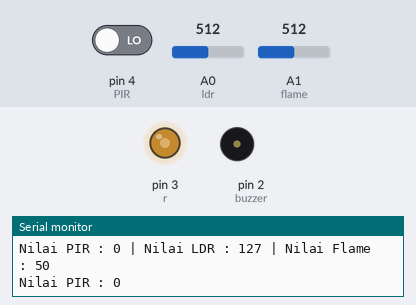
Recording of a sketch running on a simulated Arduino Uno, built with avr-gcc and run on an emulated ATmega328P. Parts: output pins drawn as LEDs (lit = HIGH), buzzer (waves = sounding, pin HIGH), the last lines printed to the serial monitor. The inputs (shaded band) are chosen by the test bench; at power-on: A0 (ldr) = 512, A1 (flame) = 512, pin 4 (PIR) LOW.

Above: at 1.2 s.
1.3 s: A0 (ldr) set to 410
At 2.1 s:
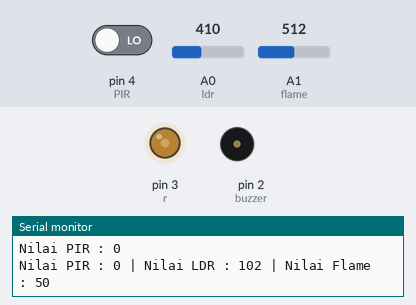
2.8 s: A0 (ldr) set to 391
At 3.6 s:
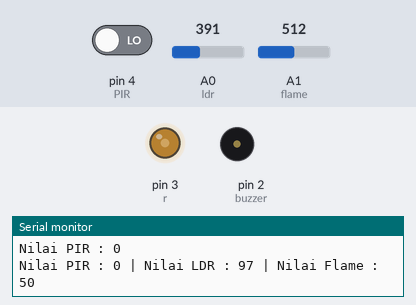
4.3 s: A1 (flame) set to 0
At 5.6 s:
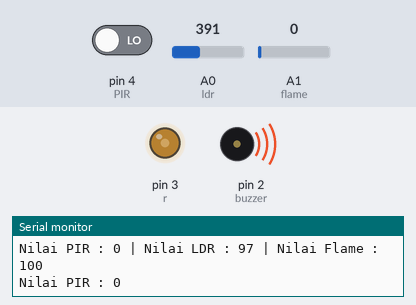
5.9 s: A0 (ldr) set to 716
At 7.1 s:
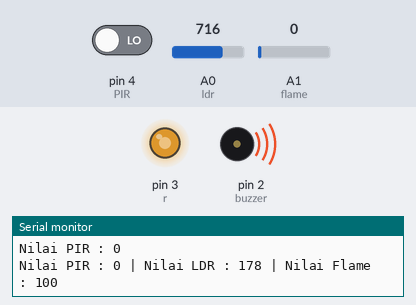
7.4 s: A0 (ldr) set to 122
At 7.8 s:
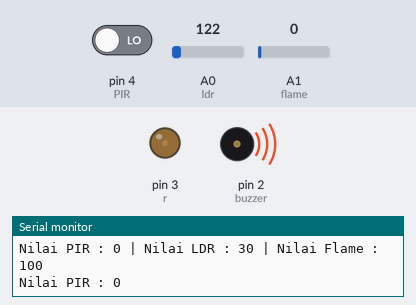
8.9 s: A0 (ldr) set to 45
At 9.3 s:
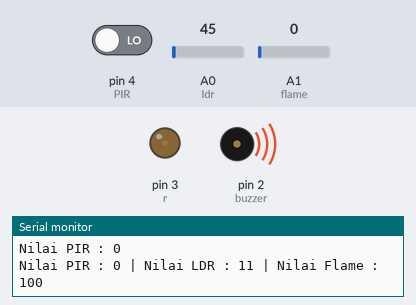
10.4 s: A0 (ldr) set to 36
Timing chart, 0 to 12.9 s (numbered marks = the images above; inputs shaded):
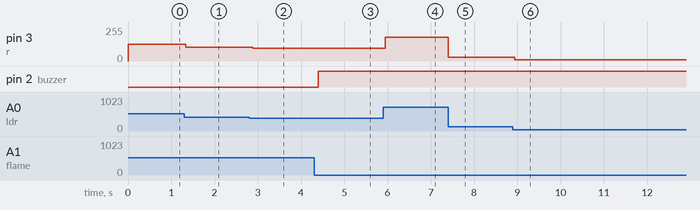

The sketch:

2._Chalennge_gabungan_sensor.ino
```cpp
//inisialisasi
int ldr =A0;
int flame = A1;
int PIR = 4;

int r = 3;
int buzzer = 2;
void setup() {
  // put your setup code here, to run once:
  Serial.begin(9600);
  pinMode(ldr, INPUT);
  pinMode(flame, INPUT);
  pinMode(PIR, INPUT);

  pinMode(r, OUTPUT);
  pinMode(buzzer, OUTPUT);
}

void loop() {
  // put your main code here, to run repeatedly:
   //Untuk sensor PIR
   int bacapir = digitalRead(PIR);
   Serial.println("Nilai PIR : " + String(bacapir));
   int bacaldr = analogRead(ldr);
    bacaldr = map (bacaldr, 0, 1024, 0, 255);
    int bacaflame = analogRead(flame);
    bacaflame = map(bacaflame, 1024, 0,0, 100);


   //Untuk Sensor LDR

   analogWrite(r, bacaldr);
   delay(100);

   //Untuk sensor Flame


   if(bacaflame==0 && bacaflame>=20){
    digitalWrite(buzzer, LOW);
   }
   else if(bacaflame==100){
    digitalWrite(buzzer, HIGH);
   }
   Serial.println("Nilai PIR : " + String(bacapir) +" | Nilai LDR : " +String(bacaldr) + " | Nilai Flame : " + String (bacaflame));
}
```

Measured:
- after the input at 1.3 s, pin 3 (r): 127/255 → 102/255 at once
- after the input at 2.8 s, pin 3 (r): 102/255 → 97/255 after 0.08 s
- after the input at 4.3 s, pin 2 (buzzer): LOW → HIGH after 0.10 s
- after the input at 5.9 s, pin 3 (r): 97/255 → 178/255 after 0.05 s
- after the input at 7.4 s, pin 3 (r): 178/255 → 30/255 at once
- after the input at 8.9 s, pin 3 (r): 30/255 → 11/255 at once
- after the input at 10.4 s, pin 3 (r): 11/255 → 8/255 after 0.08 s
